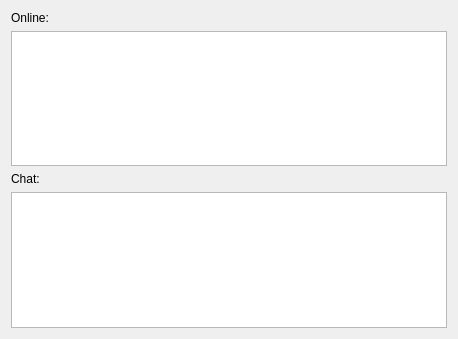
<?xml version="1.0" encoding="UTF-8"?>
<ui version="4.0">
 <class>Server</class>
 <widget class="QWidget" name="Server">
  <property name="geometry">
   <rect>
    <x>0</x>
    <y>0</y>
    <width>458</width>
    <height>339</height>
   </rect>
  </property>
  <property name="windowTitle">
   <string>Server</string>
  </property>
  <layout class="QVBoxLayout" name="verticalLayout_2">
   <item>
    <layout class="QVBoxLayout" name="verticalLayout">
     <item>
      <widget class="QLabel" name="label">
       <property name="text">
        <string>Online:</string>
       </property>
      </widget>
     </item>
     <item>
      <widget class="QTextBrowser" name="textBrowser"/>
     </item>
     <item>
      <widget class="QLabel" name="label_2">
       <property name="text">
        <string>Chat:</string>
       </property>
      </widget>
     </item>
     <item>
      <widget class="QTextBrowser" name="textBrowser_2"/>
     </item>
    </layout>
   </item>
  </layout>
 </widget>
 <resources/>
 <connections/>
</ui>
